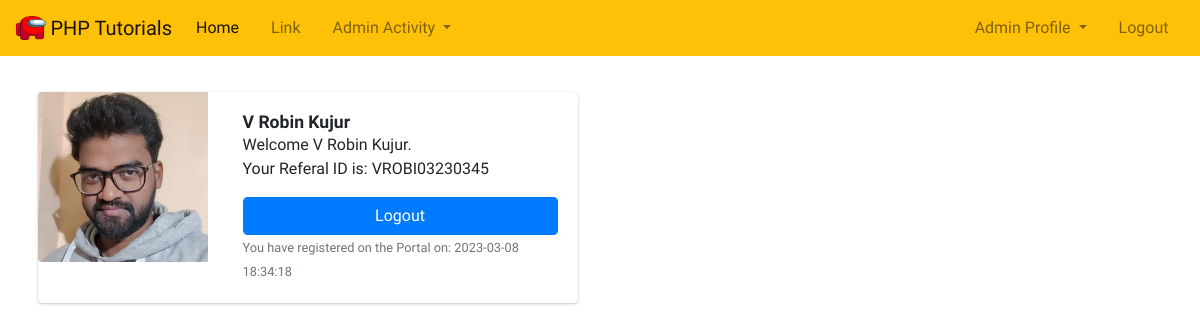
The page /admin_dashboard.php (signed in) on the database its author committed.
### tables this page shows
CREATE TABLE `admin_registration` (
  `id` int NOT NULL,
  `admin_name` varchar(250) NOT NULL,
  `admin_email` varchar(120) NOT NULL,
  `admin_contact` varchar(12) NOT NULL,
  `admin_password` varchar(120) NOT NULL,
  `referal_id` varchar(120) NOT NULL,
  `admin_avatar` varchar(350) NOT NULL,
  `registrationDate` datetime NOT NULL DEFAULT CURRENT_TIMESTAMP
);

### admin_dashboard.php (the view, shortened to what this page needs)
<?php
include('configuration/db_config.php');
include('admin_navbar.php');
?>
<?php
	$fetchDetails = mysqli_query($config,"SELECT * FROM admin_registration WHERE admin_email='{$_SESSION['loggedinAdmin']}'");
	while ($row = mysqli_fetch_assoc($fetchDetails))
	{
		$adminName = $row['admin_name'];
		$referalID = $row['referal_id'];
		$profilePic = $row['admin_avatar'];
		$joiningDate = $row['registrationDate'];
	}
?>
<div class="container" style="margin-top:36px;">
<div class="card mb-3" style="max-width: 540px;">
<div class="row g-0">
<div class="col-md-4">
<img src="<?php echo $profilePic; ?>" class="img-fluid rounded-start" alt="...">
</div>
<div class="col-md-8">
<div class="card-body">
<h5 class="card-title"><strong><?php echo $adminName; ?></strong></h5>
<p class="card-text">Welcome <?php echo $adminName.".<br>"." Your Referal ID is: $referalID"; ?></p>
<a href="adminLogout.php" class="btn btn-primary form-control"> Logout</a>
<p class="card-text"><small class="text-muted">You have registered on the Portal on: <?php echo $joiningDate; ?></small></p>
</div>
</div>
</div>
</div>
</div>

### rows shown on the page
admin_registration: admin_avatar (picture), admin_name "V Robin Kujur", referal "VROBI03230345", registrationDate "2023-03-08 18:34:18"
